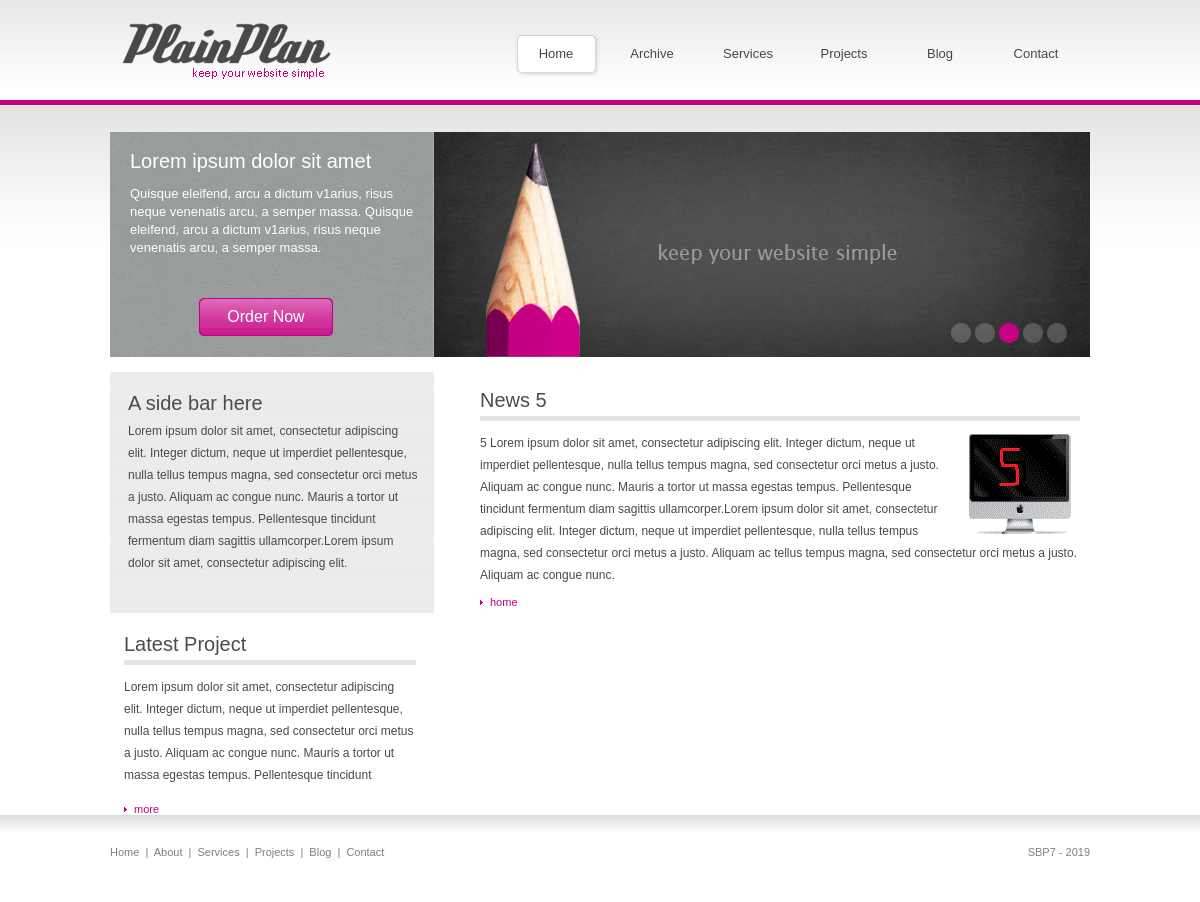
/news/5, run on the app's committed database.
### tables this page shows
CREATE TABLE `news` (
  `id` int(11) NOT NULL,
  `title` varchar(255) NOT NULL,
  `date` timestamp NOT NULL DEFAULT CURRENT_TIMESTAMP,
  `short_content` text NOT NULL,
  `content` text NOT NULL,
  `author_name` varchar(255) NOT NULL,
  `preview` varchar(255) NOT NULL,
  `type` varchar(50) DEFAULT NULL
);

### config/routes.php (called while the page is built)
<?php
return [
    'news/([0-9]+)' => 'news/view/$1',
    'news/archive' => 'news/archive',
    'news' => 'news/home',
]
?>

### index.php (called while the page is built, shortened)
<?php
require_once (ROOT. '/components/Router.php');
$router = new Router();
$router->run();
?>

### models/News.php (called while the page is built, shortened)
<?php
class News
{
     public static function getNewsItemById ($id)
     {
         $id = intval($id);
         if ($id) {
             $db = Db::getConnection();
             $result = $db->query('SELECT * FROM news WHERE id='. $id);
             $newsItem = $result->fetch();
             return $newsItem;
         }
     }
}
?>

### views/news/view_id.php (the view, shortened to what this page needs)
<!DOCTYPE html PUBLIC "-//W3C//DTD XHTML 1.0 Transitional//EN" "http://www.w3.org/TR/xhtml1/DTD/xhtml1-transitional.dtd">
<html lang="en-US" xmlns="http://www.w3.org/1999/xhtml" dir="ltr">
<head>
	<link rel="stylesheet" href="../../template/css/style.css" type="text/css" media="all" />
</head>
<body>
<div id="header">
	<div class="shell">
		<h1 id="logo" class="notext"><a href="#">Plain Plan - Keep youy website simple</a></h1>
		<div id="navigation">
			<ul>
			    <li><a href="#" class="active">Home</a></li>
			    <li><a href="/news/archive">Archive</a></li>
			    <li><a href="#">Services</a>
			    </li>
			    <li><a href="#">Projects</a></li>
			    <li><a href="#">Blog</a></li>
			    <li><a href="#">Contact</a></li>
			</ul>
		</div>
	</div>
</div>
<div id="slider">
	<div class="shell">
		<div class="slider-left">
			<h2>Lorem ipsum dolor sit amet</h2>
			<p>Quisque eleifend, arcu a dictum v1arius, risus neque venenatis arcu, a semper massa. Quisque eleifend, arcu a dictum v1arius, risus neque venenatis arcu, a semper massa.</p>
			<a href="#" class="order-now">Order Now</a>
		</div>
		<div class="slider-right">
			<div class="slider-content">
				<ul>
				    <li><img src="../../template/images/slider-image.jpg" alt="" /></li>
				</ul>
			</div>
			<div class="slider-nav">
				<ul>
				    <li><a href="#">1</a></li>
				    <li><a href="#">2</a></li>
				    <li><a href="#" class="active">3</a></li>
				    <li><a href="#">4</a></li>
				    <li><a href="#">5</a></li>
				</ul>
			</div>
		</div>
	</div>
</div>
<div id="main">
	<div class="shell">
		<div id="sidebar">
			<div class="text-container">
				<h2>A side bar here</h2>
				<p>Lorem ipsum dolor sit amet, consectetur adipiscing elit. Integer dictum, neque ut imperdiet pellentesque, nulla tellus tempus magna, sed consectetur orci metus a justo. Aliquam ac congue nunc. Mauris a tortor ut massa egestas tempus. Pellentesque tincidunt fermentum diam sagittis ullamcorper.Lorem ipsum dolor sit amet, consectetur adipiscing elit.</p>
			</div>
			<div class="post">
				<h2>Latest Project</h2>
				<p>Lorem ipsum dolor sit amet, consectetur adipiscing elit. Integer dictum, neque ut imperdiet pellentesque, nulla tellus tempus magna, sed consectetur orci metus a justo. Aliquam ac congue nunc. Mauris a tortor ut massa egestas tempus. Pellentesque tincidunt </p>
				<a href="#" class="more">more</a>
			</div>
		</div>
		<div id="content">
			<div class="col">
				<div class="post">
					<h2><?php echo $newsItem['title'] ?></h2>
					<img src="../../template/<?php echo $newsItem['preview'] ?>" alt="" class="right" />
					<p><?php echo $newsItem['content'] ?></p>
					<a href="/news" class="more">home</a>
				</div>
			</div>
		</div>
	</div>
</div>
<div id="footer">
	<div class="shell">
		<p class="left">
			<a href="#">Home</a>
			<span>|</span>
			<a href="#">About</a>
			<span>|</span>
			<a href="#">Services</a>
			<span>|</span>
			<a href="#">Projects</a>
			<span>|</span>
			<a href="#">Blog</a>
			<span>|</span>
			<a href="#">Contact</a>
		</p>
		<p class="right">
			SBP7 - 2019
        </p>
	</div>
</div>
</body>
</html>

### components/Router.php (shortened to what this page needs)
<?php
class Router
{
    private  $routes;
    public function __construct()
    {
        $routesPath = ROOT.'/config/routes.php';
        $this->routes = include ($routesPath);
    }
    private function getURI ()
    {
        if (!empty($_SERVER['REQUEST_URI'])){
            return trim ($_SERVER['REQUEST_URI'], '/');
        }
        return false;
    }
    public function run ()
    {
        $uri = $this->getURI ();
        foreach ($this->routes as $uriPattern => $path) {
            if (preg_match("~$uriPattern~", $uri)){
                $internalRoute = preg_replace("~$uriPattern~", $path, $uri);
                $segments = explode('/', $internalRoute);
                $controllerName = array_shift($segments).'Controller';
                $actionName = 'action'.ucfirst(array_shift($segments));
                $parameters = $segments;
                $controllerObject = new $controllerName;
                $result = call_user_func_array( array($controllerObject,$actionName), $parameters);
                if ($result != null ) {
                    break;
                }
            }
        }
    }
}
?>

### template/css/style.css (style rules this page uses)
* { margin: 0; padding: 0; outline:0; }
body { font-size: 12px; line-height: 22px; font-family: "Lucida Sans", Arial, Helvetica, sans-serif; color: #4a4a4a; background: #fff url(../images/bg.gif) repeat-x 0 106px; }
a { color: #0252aa; text-decoration: none; cursor:pointer; }
.notext { font-size: 0; line-height: 0; text-indent: -4000px; }
.left, .alignleft { float: left; display: inline; }
.right, .alignright { float: right; display: inline; }
.shell { width: 980px; margin: 0 auto; }
#header { position: relative; height: 106px; background: url(../images/header-bg.gif) repeat-x 0 0; margin-bottom: 26px; z-index: 5; }
h1#logo { float: left; display: inline; width: 210px; height: 56px; margin: 23px 0 0 12px; }
h1#logo a { display: block; height: 56px; background: url(../images/logo.gif) no-repeat 0 0; }
#navigation { position: relative; float: right; display: inline; margin-top: 32px; z-index: 5; }
#navigation ul { list-style: none outside none; }
#navigation ul li { position: relative; float: left; display: inline; margin-right: 10px; }
#navigation ul li a { width: 84px; height: 44px; display: block; color: #474747; font-size: 13px; text-align: center; line-height: 43px; padding-right: 2px; }
#navigation ul li a:hover, #navigation ul li a.active, #navigation ul li a.hover { background: url(../images/nav-hover.gif) no-repeat 0 0; text-decoration: none; z-index: 1; }
#slider { position: relative; z-index: 1; height: 225px; margin-bottom: 15px; }
#slider .shell { position: relative; height: 225px; }
.slider-left { float: left; display: inline; width: 284px; height: 207px; background: url(../images/slider-left-bg.gif) no-repeat 0 0; color: #fff; padding: 18px 20px 0 20px; }
.slider-left h2 { font-size: 20px; font-weight: normal; margin-bottom: 13px; }
.slider-left p { font-size: 13px; line-height: 18px; font-family: Arial; }
.slider-left .order-now { display: block; width: 134px; height: 38px; background: url(../images/ordernow.gif) no-repeat 0 0; font-size: 16px; color: #fff; line-height: 37px; text-align: center; margin: 41px 0 0 69px; }
.slider-right { position: relative; float: left; display: inline; width: 656px; height: 225px; }
.slider-content { position: relative; width: 656px; height: 225px; overflow: hidden; }
.slider-content ul { list-style: none outside none; height: 100%; overflow: hidden; }
.slider-content ul li, .jcarousel-clip { position: relative; width: 656px; height: 225px; z-index: 1; }
.slider-nav { position: absolute; bottom: 14px; right: 19px; display: block; z-index: 10; }
.slider-nav ul { list-style: none outside none; }
.slider-nav ul li { float: left; display: inline; width: 20px; height: 20px; margin-right: 4px; }
.slider-nav ul li a { width: 20px; height: 20px; display: block; background: url(../images/slider-nav.png) no-repeat 0 0; font-size: 0; line-height: 0; text-indent: -4000px; }
.slider-nav ul li a:hover, .slider-nav ul li a.active { background: url(../images/slider-nav-hover.png) no-repeat 0 0; }
#main h2 { font-size: 20px; font-weight: normal; color: #4c4c4c; }
#sidebar { float: left; display: inline; width: 324px; }
#sidebar .text-container { min-height: 221px; background: #eaebeb url(../images/text-containerbg.gif) repeat-x 0 0; padding: 20px 15px 0 18px; margin-bottom: 20px; }
#sidebar .text-container h2 { margin-bottom: 6px; }
.post h2 { border-bottom: 5px solid #e4e4e4; padding-bottom: 5px; margin-bottom: 11px; }
.post .more { display: block; background: url(../images/pink-arrow.gif) no-repeat 0 4px; color: #c40083; font-size: 11px; line-height: 12px; padding-left: 10px; margin-top: 10px; }
#sidebar .post { padding: 0 18px 0 14px; }
#sidebar .post .more { margin-top: 17px; }
#content { float: right; display: inline; width: 600px; padding-top: 17px; margin-right: 10px; }
.col { margin-bottom: 25px; }
#footer { height: 87px; background: url(../images/footer-bg.gif) repeat-x 0 0; font-size: 11px; color: #7f7f7f; }
#footer .shell { padding: 26px 0 0 0; }
#footer a { color: #7f7f7f; }
#footer p.left span { padding: 0 3px; }

### data on the page
news: title "News 5", preview (picture), content "5 Lorem ipsum dolor sit amet, consectetur adipiscing elit. Integer dictum, neque ut imperdiet pellentesque, nulla tellus tempus magna, sed consectetur orci metus a justo. Aliquam ac congue nunc. Mauris a tortor ut massa egestas tempus. Pellentesque tincidunt fermentum diam sagittis ullamcorper.Lorem ipsum dolor sit amet, consectetur adipiscing elit. Integer dictum, neque ut imperdiet pellentesque, nulla tellus tempus magna, sed consectetur orci metus a justo. Aliquam ac tellus tempus magna, sed consectetur orci metus a justo. Aliquam ac congue nunc."
